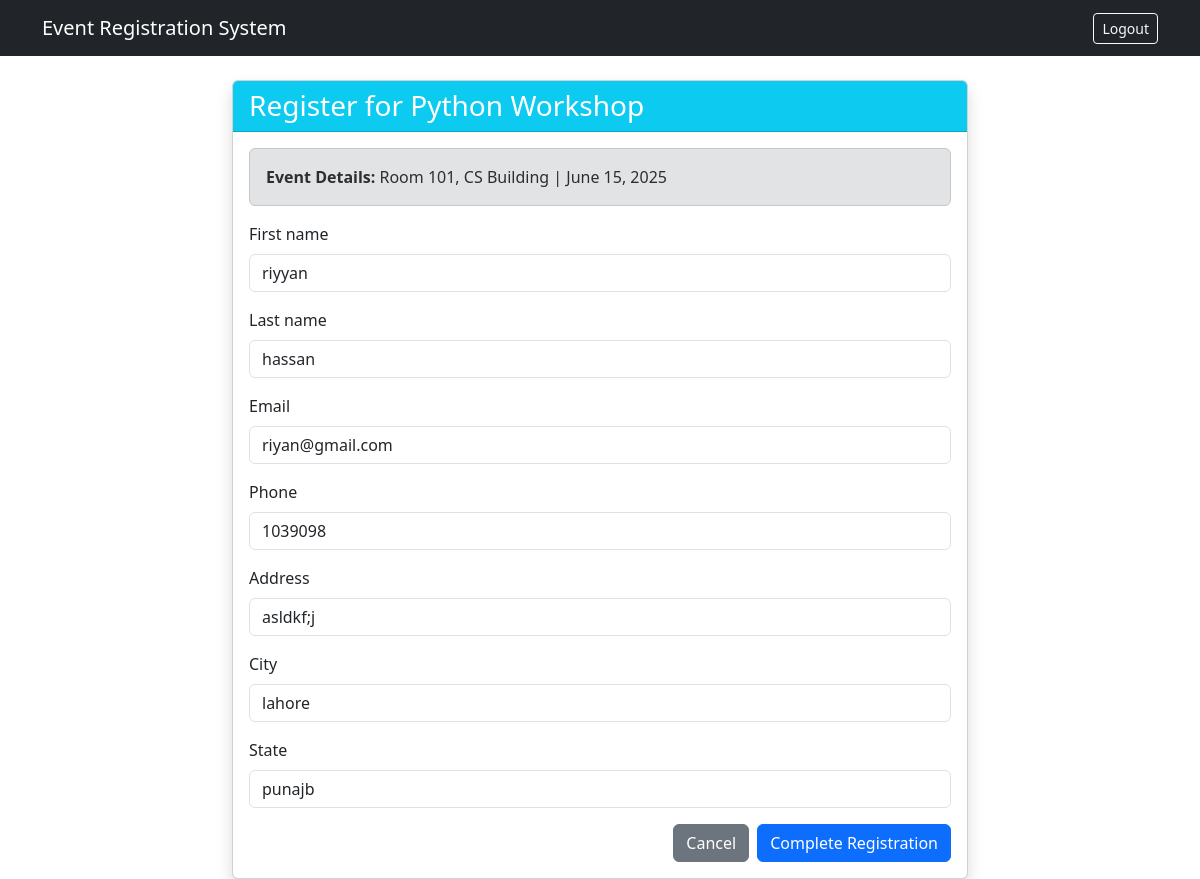
Page /users/3/event_registration/ (signed in) on the committed database.
### users/models.py (models this page shows, shortened)
class Events(models.Model):
    event_name = models.CharField(max_length=150)
    event_venue = models.CharField(max_length=150)
    event_date = models.DateTimeField()
    event_type = models.CharField(max_length=100)
    event_details = models.TextField()

class User_Registration(models.Model):
    first_name = models.CharField(max_length=30)
    last_name = models.CharField(max_length=30)
    email = models.EmailField(max_length=200)
    phone = models.IntegerField()
    address = models.CharField(max_length=200)
    city = models.CharField(max_length=100)
    state = models.CharField(max_length=100)
    user_id = models.ForeignKey(settings.AUTH_USER_MODEL, on_delete=models.CASCADE)

### users/views.py (the view)
# urls.py: path('<int:pk>/event_registration/', views.event_registration, name='event_registration'),
@login_required
def event_registration(request, pk):
    event = Events.objects.get(id = pk)
    existing_reg = User_Registration.objects.filter(user_id=request.user).first()
    form = user_reg(request.POST)
    if form.is_valid():
        registration = form.save(commit=False)
        registration.user_id = request.user
        registration.save()
        User_Events.objects.create(user_id = request.user, event_id = event)
        return redirect('users:profile')
    else:
        form = user_reg(instance=existing_reg) if existing_reg else user_reg()
    return render(request, 'events/event_registration.html', {'form':form, 'event':event})

### users/forms.py
class user_reg(forms.ModelForm):
    class Meta:
        model = User_Registration
        fields = ['first_name','last_name','email','phone','address','city','state']

### users/templates/events/event_registration.html (shortened to what this page needs)
{% extends 'base.html' %}
{% load django_bootstrap5 %}
{% block content %}
<div class="row justify-content-center">
    <div class="col-md-8">
        <div class="card shadow">
            <div class="card-header bg-info text-white">
                <h3 class="mb-0">Register for {{ event.event_name }}</h3>
            </div>
            <div class="card-body">
                <div class="alert alert-secondary">
                    <strong>Event Details:</strong> {{ event.event_venue }} | {{ event.event_date|date:"F j, Y" }}
                </div>
                <form method="post">
                    {% bootstrap_form form %}
                    <div class="d-grid gap-2 d-md-flex justify-content-md-end">
                        <a href="{% url 'users:event_list' %}" class="btn btn-secondary">Cancel</a>
                        <button type="submit" class="btn btn-primary">Complete Registration</button>
                    </div>
                </form>
            </div>
        </div>
    </div>
</div>
{% endblock %}

### rows in the picture
Events: event_name "Python Workshop", event_venue "Room 101, CS Building", event_date "June 15, 2025"
User_Registration: first_name "riyyan", last_name "hassan", email "riyan@gmail.com", phone "1039098", address "asldkf;j", city "lahore", state "punajb"
